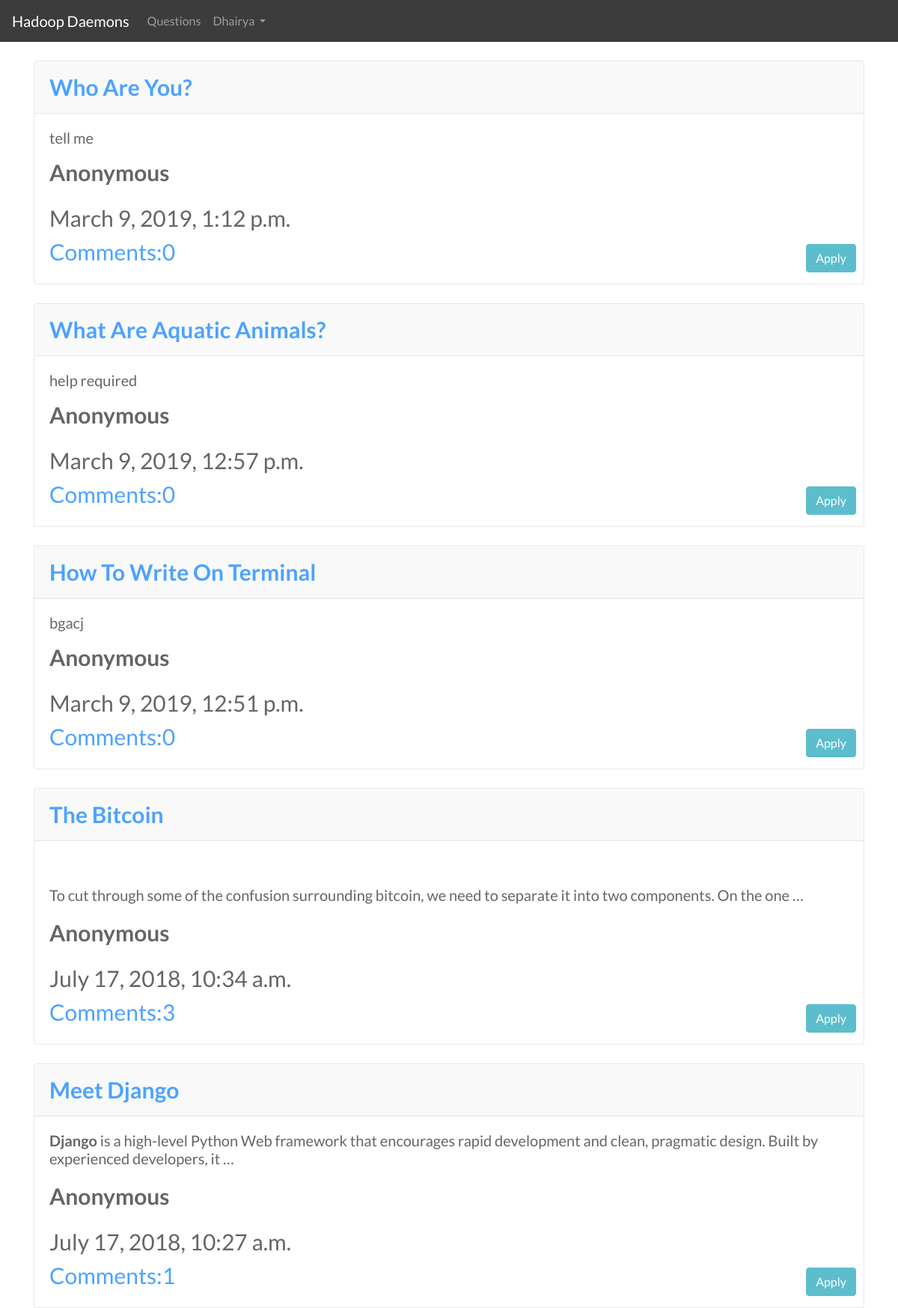
Page / (signed in) on the committed database.
### my_app/models.py (models this page shows, shortened)
class Post(models.Model):
    title=models.CharField(max_length=256)
    author=models.ForeignKey('auth.User',on_delete=models.CASCADE)
    text=models.TextField()
    create_date=models.DateTimeField(default=timezone.now)
    publish_date=models.DateTimeField(blank=True,null=True)

### my_app/views.py (the view)
# urls.py: url(r'^$',views.PostListView.as_view(),name="post_list"),
class PostListView(ListView):
    model=Post
    def get_queryset(self):
        return Post.objects.filter(publish_date__lte=timezone.now()).order_by('-publish_date')

### my_app/templates/my_app/post_list.html (shortened to what this page needs)
{% extends 'my_app/base.html' %}
{% block body_block %}
<div>
    {% for posts in post_list %}
      {% if posts.publish_date %}
      <div class="card">
      <div class="card-header">
        <a href="{% url 'my_app:post_detail' pk=posts.pk %}"><b>{{posts.title|title}}</b></a>
      </div>
      <div class="card-body">
        <h5 class="card-title">{{posts.text|truncatewords:20|safe|linebreaksbr}}</h5>
        <p class="card-text"><strong>Anonymous</strong></p>
        <div class="date">{{posts.publish_date}}</div>
        <div><a href="{% url 'my_app:comment_list' pk=posts.pk%}" >Comments:{{posts.Comment.all.count}}</a></div>
        {% ifequal posts.pk x %}
        <i class="fa fa-check-circle" style="font-size:48px;color:green"></i>
        {% else %}
        <a class="btn btn-info comment-btn" href="{% url 'my_app:apply' pk=posts.pk %}">Apply</a>
        {% endifequal %}
        </div>
      </div>
        {% endif %}
        {% endfor %}
</div>
{% endblock %}

### my_app/templates/my_app/base.html (shortened to what this page needs)
<!DOCTYPE html>
{% load staticfiles %}
<html>
    <head>
        <link rel="stylesheet" href="https://use.fontawesome.com/releases/v5.7.2/css/all.css">
        <link rel="stylesheet" href="{% static 'css/main.css'%}">
        <link rel="stylesheet" href="https://stackpath.bootstrapcdn.com/bootstrap/4.3.1/css/bootstrap.min.css">
    </head>
    <body class="loader">
    <nav class="navbar navbar-expand-lg navbar-dark" style="background-color: #3c3c3c;">
      <a class="navbar-brand" href="#">Hadoop Daemons</a>
      <div class="collapse navbar-collapse" id="navbarSupportedContent">
        <div class="form-inline my-2 my-lg-0">
        <ul class="navbar-nav mr-auto">
          <li class="nav-item">
            <a class="nav-link" href="{% url 'my_app:post_list' %}">Questions</a>
          </li>
          <li class="nav-item dropdown">
            <a class="nav-link dropdown-toggle" href="#" id="navbarDropdown" role="button" data-toggle="dropdown" aria-haspopup="true" aria-expanded="false">
            {% if user.is_authenticated %}
              {{ user | title }}
            {% else %}
              Join
            {% endif %}
            </a>
          </li>
        </ul>
        </div>
      </div>
    </nav>
        <div class="container ">
                {% block body_block %}
                {% endblock %}
        </div>
    </body>
</html>

### my_app/static/css/main.css (style rules this page uses)
a.comment-btn { position: absolute; right: 10px; bottom: 15px; }
body { background-color: rgb(226, 233, 240); }
.navbar { position: relative; }
.loader { filter:hue-rotate(0deg); background-image: url("https://images.unsplash.com/photo-1488190211105-8b0e65b80b4e"); background-position: center; background-size: cover; background-attachment: fixed; background-repeat: no-repeat; width: 100%; height: 100%; }
html { width: 100%; height: 100%; }

### my_app/templates/my_app/base.html (style rules this page uses)
* { font-family: 'Lato', sans-serif; }

### my_app/templates/my_app/post_list.html (style rules this page uses)
.card { margin: 25px 0; opacity: 0.7; font-size: 30px; font-weight: 400; }

### rows in the picture
Post: title "Who Are You?", text "tell me", publish_date "March 9, 2019, 1:12 p.m.", Comment.all.count "0"
Post: title "What Are Aquatic Animals?", text "help required", publish_date "March 9, 2019, 12:57 p.m.", Comment.all.count "0"
Post: title "How To Write On Terminal", text "bgacj", publish_date "March 9, 2019, 12:51 p.m.", Comment.all.count "0"
Post: title "The Bitcoin", text "To cut through some of the confusion surrounding bitcoin, we need to separate it into two components. On the one …", publish_date "July 17, 2018, 10:34 a.m.", Comment.all.count "3"
Post: title "Meet Django", text "Django is a high-level Python Web framework that encourages rapid development and clean, pragmatic design. Built by experienced developers, it …", publish_date "July 17, 2018, 10:27 a.m.", Comment.all.count "1"

### other values in the picture
{{ user | title }} "Dhairya"
